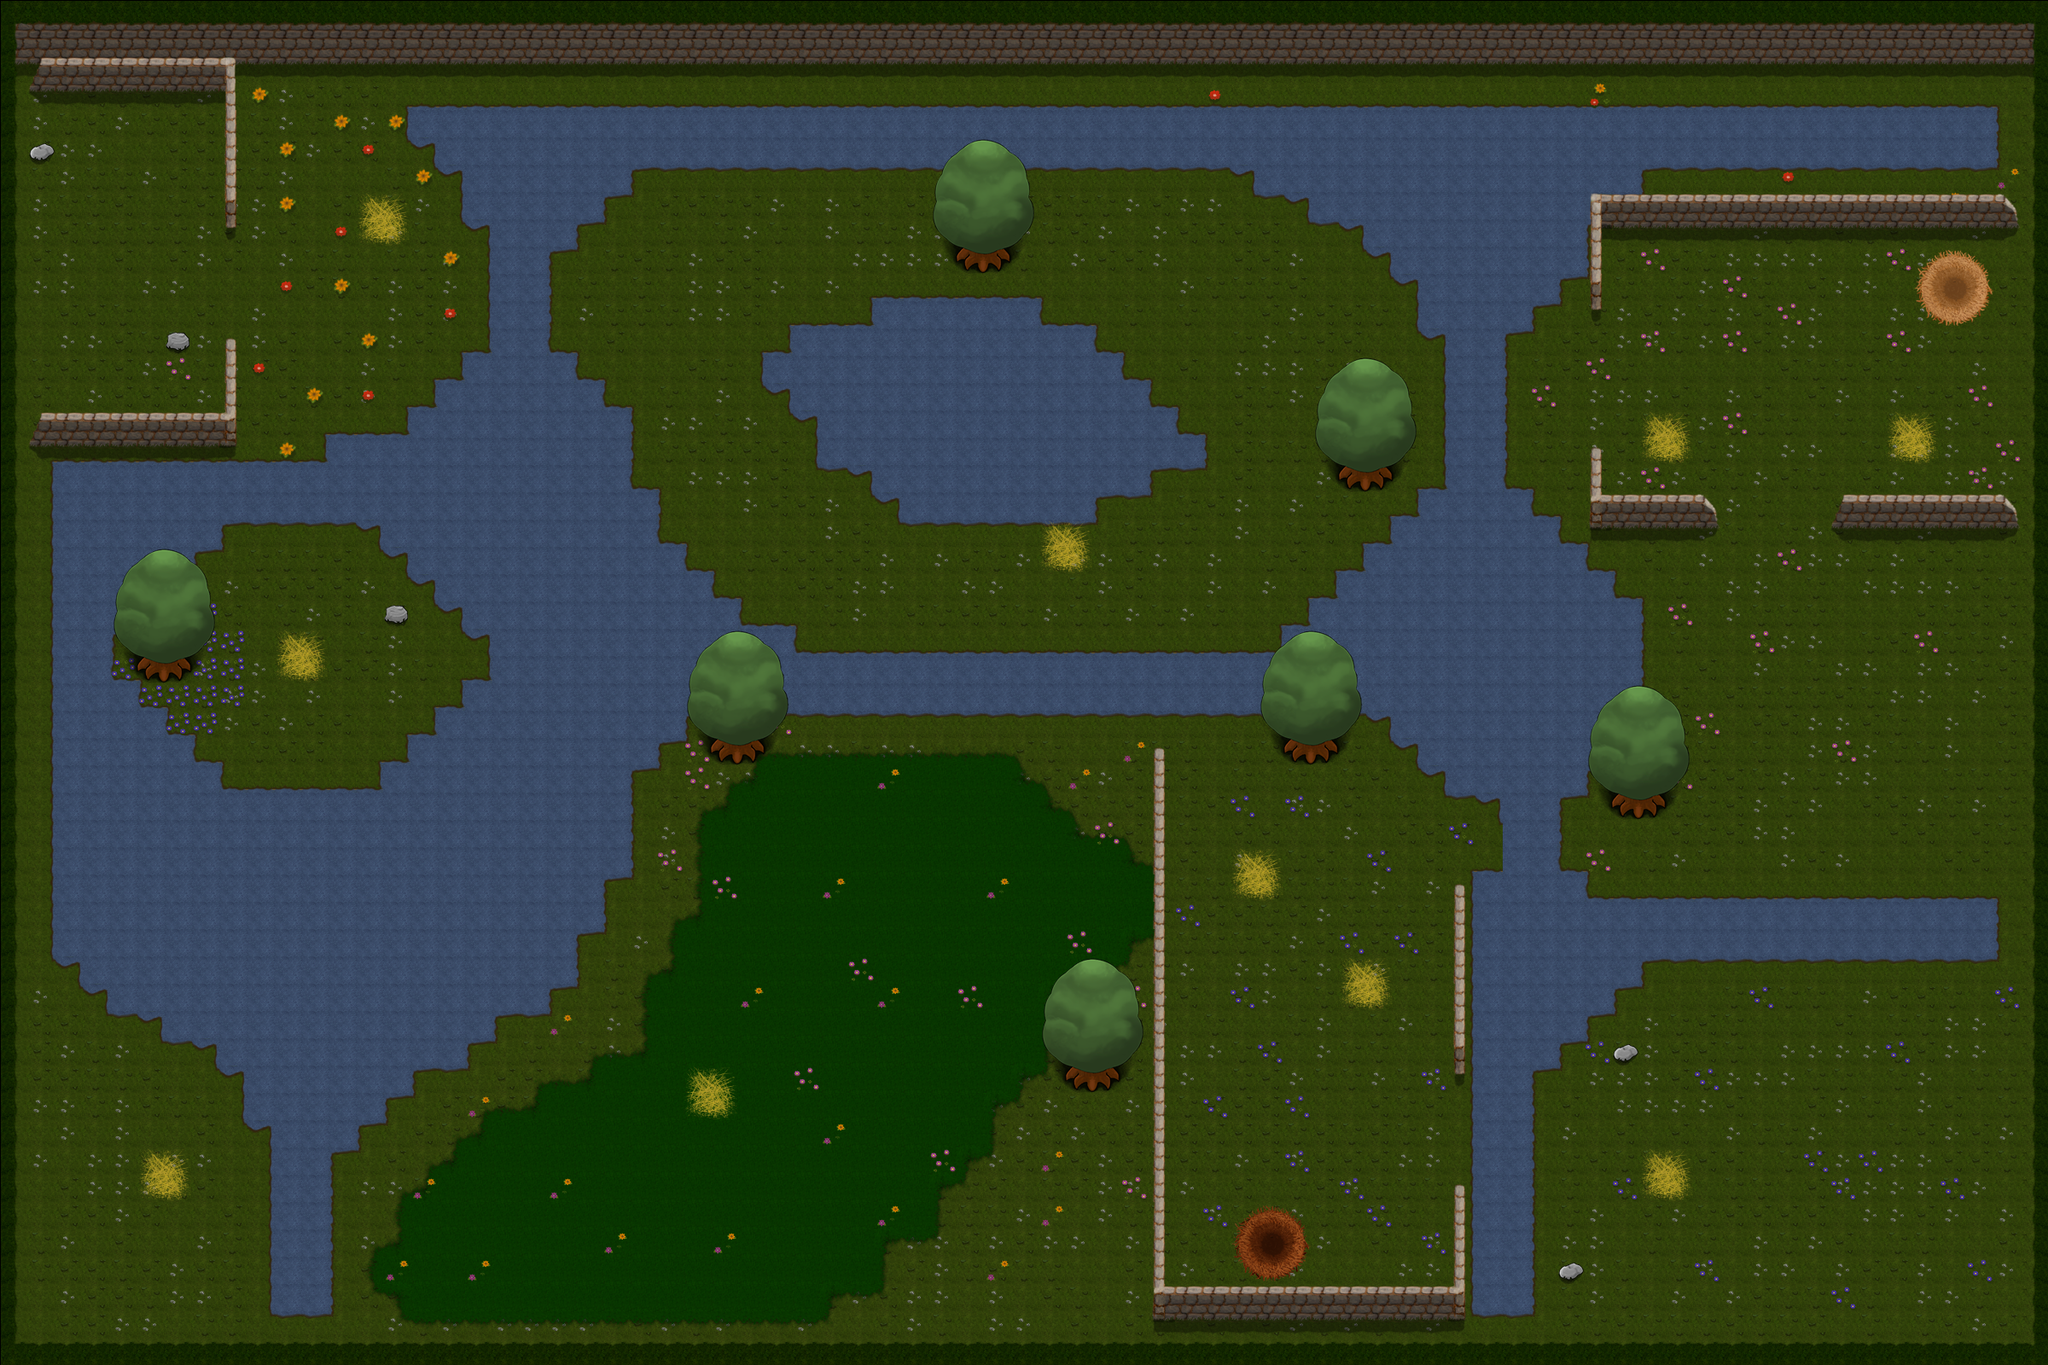

Below is a game level as drawn by its tile map, then a one-line description and the .tmx that defines it (tile-layer data replaced by summaries):
An orthogonal 75x50 tile map with 32x32 px tiles, 5 tile layers (Groundlayer, Zonelayer, Detaillayer, Overlayer, ...), 17 tilesets and 216 objects (95x water, 41x solid, 23x hgrass, startw, startb).

<map version="1.0" orientation="orthogonal" width="75" height="50" tilewidth="32" tileheight="32">
 <tileset firstgid="1" name="egg" tilewidth="32" tileheight="32">
  <tileoffset x="1" y="1" />
  <properties>
   <property name="TYPE" value="egg" />
  </properties>
  <image source="tiles/egg.png" width="32" height="32" />
 </tileset>
 <tileset firstgid="2" name="carrot" tilewidth="32" tileheight="32">
  <tileoffset x="1" y="1" />
  <properties>
   <property name="TYPE" value="carrot" />
  </properties>
  <image source="tiles/carrot.png" width="32" height="32" />
 </tileset>
 <tileset firstgid="3" name="clover" tilewidth="32" tileheight="32">
  <tileoffset x="1" y="1" />
  <properties>
   <property name="TYPE" value="clover" />
  </properties>
  <image source="tiles/clover.png" width="32" height="32" />
 </tileset>
 <tileset firstgid="4" name="spinach" tilewidth="32" tileheight="32">
  <tileoffset x="1" y="1" />
  <properties>
   <property name="TYPE" value="spinach" />
  </properties>
  <image source="tiles/spinach.png" width="32" height="32" />
 </tileset>
 <tileset firstgid="5" name="mine" tilewidth="32" tileheight="32">
  <tileoffset x="1" y="1" />
  <properties>
   <property name="TYPE" value="mine" />
  </properties>
  <image source="tiles/mine.png" width="32" height="32" />
 </tileset>
 <tileset firstgid="6" name="bush" tilewidth="64" tileheight="64">
  <tileoffset x="1" y="1" />
  <properties>
   <property name="TYPE" value="bush" />
  </properties>
  <image source="tiles/bush.png" width="64" height="64" />
 </tileset>
 <tileset firstgid="7" name="straw" tilewidth="64" tileheight="64">
  <tileoffset x="1" y="1" />
  <properties>
   <property name="TYPE" value="hay" />
  </properties>
  <image source="tiles/straw.png" width="64" height="64" />
  <tile id="0">
   <properties>
    <property name="TYPE" value="hay" />
   </properties>
  </tile>
 </tileset>
 <tileset firstgid="8" name="switch" tilewidth="64" tileheight="64">
  <tileoffset x="1" y="1" />
  <image source="tiles/switch.png" width="64" height="64" />
 </tileset>
 <tileset firstgid="9" name="bridge_horizontal_left" tilewidth="32" tileheight="96">
  <tileoffset x="1" y="1" />
  <image source="tiles/bridge_horizontal_left.png" width="32" height="96" />
 </tileset>
 <tileset firstgid="10" name="bridge_horizontal_middle" tilewidth="32" tileheight="96">
  <tileoffset x="1" y="1" />
  <image source="tiles/bridge_horizontal_middle.png" width="32" height="96" />
 </tileset>
 <tileset firstgid="11" name="bridge_horizontal_right" tilewidth="32" tileheight="96">
  <tileoffset x="1" y="1" />
  <image source="tiles/bridge_horizontal_right.png" width="32" height="96" />
 </tileset>
 <tileset firstgid="12" name="bridge_vertical_bottom" tilewidth="96" tileheight="32">
  <tileoffset x="1" y="1" />
  <image source="tiles/bridge_vertical_bottom.png" width="96" height="32" />
 </tileset>
 <tileset firstgid="13" name="bridge_vertical_middle" tilewidth="96" tileheight="32">
  <tileoffset x="1" y="1" />
  <image source="tiles/bridge_vertical_middle.png" width="96" height="32" />
 </tileset>
 <tileset firstgid="14" name="bridge_vertical_top" tilewidth="96" tileheight="32">
  <tileoffset x="1" y="1" />
  <image source="tiles/bridge_vertical_top.png" width="96" height="32" />
 </tileset>
 <tileset firstgid="15" name="dummyWasserHalb" tilewidth="32" tileheight="32">
  <tileoffset x="1" y="1" />
  <properties>
   <property name="animationDuration" value="0.15" />
   <property name="animationFrames" value="5" />
   <property name="animationOffset" value="4" />
  </properties>
  <image source="tiles/dummyWasserHalb.png" width="128" height="32" />
 </tileset>
 <tileset firstgid="19" name="home" tilewidth="32" tileheight="32">
  <tileoffset x="1" y="1" />
  <image source="tiles/home.png" width="192" height="96" />
 </tileset>
 <tileset firstgid="37" name="dummyTilesHalb" tilewidth="32" tileheight="32">
  <tileoffset x="1" y="1" />
  <image source="tiles/dummyTilesHalb.png" width="512" height="512" />
  <terraintypes>
   <terrain name="Gras" tile="-1" />
   <terrain name="Abgrund" tile="-1" />
   <terrain name="Weg" tile="-1" />
   <terrain name="Wasser" tile="-1" />
   <terrain name="Tranzparenz" tile="-1" />
   <terrain name="Hohes Gras" tile="-1" />
   <terrain name="Rand" tile="-1" />
   <terrain name="Wand" tile="-1" />
  </terraintypes>
  <tile id="0" terrain="0,0,0,0" />
  <tile id="1" terrain="0,0,0,0" />
  <tile id="2" terrain="0,0,0,0" />
  <tile id="3" terrain="0,0,0,0" />
  <tile id="16" terrain="0,0,0,2" />
  <tile id="17" terrain="0,0,2,2" />
  <tile id="18" terrain="0,0,2,0" />
  <tile id="21" terrain="4,4,4,5" />
  <tile id="22" terrain="4,4,5,5" />
  <tile id="23" terrain="4,4,5,4" />
  <tile id="32" terrain="0,2,0,2" />
  <tile id="33" terrain="2,2,2,2" />
  <tile id="34" terrain="2,0,2,0" />
  <tile id="35" terrain="0,2,2,2" />
  <tile id="36" terrain="2,0,2,2" />
  <tile id="37" terrain="4,5,4,5" />
  <tile id="38" terrain="5,5,5,5" />
  <tile id="39" terrain="5,4,5,4" />
  <tile id="40" terrain="5,5,5,4" />
  <tile id="41" terrain="5,5,4,5" />
  <tile id="48" terrain="0,2,0,0" />
  <tile id="49" terrain="2,2,0,0" />
  <tile id="50" terrain="2,0,0,0" />
  <tile id="51" terrain="2,2,0,2" />
  <tile id="52" terrain="2,2,2,0" />
  <tile id="53" terrain="4,5,4,4" />
  <tile id="54" terrain="5,5,4,4" />
  <tile id="55" terrain="5,4,4,4" />
  <tile id="56" terrain="5,4,5,5" />
  <tile id="57" terrain="4,5,5,5" />
  <tile id="64" terrain="0,0,0,3" />
  <tile id="65" terrain="0,0,3,3" />
  <tile id="66" terrain="0,0,3,0" />
  <tile id="69" terrain="0,0,0,1" />
  <tile id="70" terrain="0,0,1,1" />
  <tile id="71" terrain="0,0,1,0" />
  <tile id="80" terrain="0,3,0,3" />
  <tile id="81" terrain="3,3,3,3" />
  <tile id="82" terrain="3,0,3,0" />
  <tile id="83" terrain="0,3,3,3" />
  <tile id="84" terrain="3,0,3,3" />
  <tile id="85" terrain="0,1,0,1" />
  <tile id="86" terrain="1,1,1,1" />
  <tile id="87" terrain="1,0,1,0" />
  <tile id="88" terrain="0,1,1,1" />
  <tile id="89" terrain="1,0,1,1" />
  <tile id="96" terrain="0,3,0,0" />
  <tile id="97" terrain="3,3,0,0" />
  <tile id="98" terrain="3,0,0,0" />
  <tile id="99" terrain="3,3,0,3" />
  <tile id="100" terrain="3,3,3,0" />
  <tile id="101" terrain="0,1,0,0" />
  <tile id="102" terrain="1,1,0,0" />
  <tile id="103" terrain="1,0,0,0" />
  <tile id="104" terrain="1,1,0,1" />
  <tile id="105" terrain="1,1,1,0" />
  <tile id="128" terrain="6,6,6,7" />
  <tile id="129" terrain="6,6,7,7" />
  <tile id="130" terrain="6,6,7,6" />
  <tile id="144" terrain="6,7,6,7" />
  <tile id="145" terrain="7,7,7,7" />
  <tile id="146" terrain="7,6,7,6" />
  <tile id="160" terrain="6,7,6,0" />
  <tile id="161" terrain="7,7,0,0" />
  <tile id="162" terrain="7,6,0,6" />
  <tile id="176" terrain="6,0,6,0" />
  <tile id="178" terrain="0,6,0,6" />
  <tile id="192" terrain="6,0,6,6" />
  <tile id="193" terrain="0,0,6,6" />
  <tile id="194" terrain="0,6,6,6" />
  <tile id="255" terrain="4,4,4,4" />
 </tileset>
 <layer name="Groundlayer" width="75" height="50">
  <data>[3750 cells, 3750 non-empty, 31 distinct tile ids]</data>
 </layer>
 <layer name="Zonelayer" width="75" height="50">
  <data>[3750 cells, 3750 non-empty, 32 distinct tile ids]</data>
 </layer>
 <layer name="Detaillayer" width="75" height="50">
  <data>[3750 cells, 299 non-empty, 28 distinct tile ids]</data>
 </layer>
 <objectgroup name="Brueckenebene" width="75" height="50" />
 <objectgroup name="Aktionsebene" width="75" height="50">
  <object gid="1" x="224" y="832" />
  <object gid="1" x="448" y="864" />
  <object gid="1" x="224" y="704" />
  <object gid="1" x="1216" y="1184" />
  <object gid="1" x="1280" y="1536" />
  <object gid="1" x="1248" y="1504" />
  <object gid="1" x="64" y="1536" />
  <object gid="1" x="1824" y="1536" />
  <object gid="1" x="2144" y="1184" />
  <object gid="1" x="960" y="352" />
  <object gid="1" x="1312" y="640" />
  <object gid="1" x="64" y="160" />
  <object gid="1" x="224" y="480" />
  <object gid="1" x="640" y="352" />
  <object gid="1" x="1440" y="896" />
  <object gid="1" x="1824" y="608" />
  <object gid="6" x="256" y="864" />
  <object gid="6" x="256" y="384" />
  <object gid="6" x="1408" y="960" />
  <object gid="6" x="1760" y="544" />
  <object gid="3" x="2112" y="1536" />
  <object gid="2" x="1888" y="1216" />
  <object gid="4" x="1312" y="1184" />
  <object gid="4" x="224" y="768" />
  <object gid="5" x="64" y="1472" />
  <object gid="5" x="1248" y="1440" />
  <object gid="5" x="992" y="256" />
  <object gid="6" x="1888" y="1568" />
  <object gid="6" x="1920" y="1216" />
  <object gid="6" x="1152" y="1536" />
  <object gid="6" x="256" y="1440" />
  <object gid="6" x="256" y="1504" />
  <object gid="5" x="320" y="512" />
  <object gid="6" x="320" y="512" />
  <object gid="3" x="320" y="160" />
  <object gid="6" x="320" y="192" />
  <object gid="6" x="1056" y="672" />
  <object gid="6" x="960" y="736" />
  <object gid="6" x="1248" y="256" />
  <object gid="6" x="1312" y="384" />
  <object gid="6" x="1376" y="288" />
  <object gid="6" x="128" y="480" />
  <object gid="6" x="96" y="224" />
  <object gid="41" x="1280" y="352" />
  <object gid="7" x="418" y="285" />
  <object gid="7" x="320" y="800" />
  <object gid="7" x="160" y="1408" />
  <object gid="7" x="800" y="1312" />
  <object gid="7" x="1920" y="544" />
  <object gid="7" x="2208" y="544" />
  <object gid="7" x="1920" y="1408" />
  <object gid="7" x="1568" y="1184" />
  <object gid="7" x="1440" y="1056" />
 </objectgroup>
 <objectgroup name="Zonenebene" width="75" height="50">
  <object type="solid" x="0" y="0" width="2400" height="96" />
  <object type="solid" x="0" y="96" width="32" height="1504" />
  <object type="solid" x="32" y="1568" width="2336" height="32" />
  <object type="solid" x="2368" y="96" width="32" height="1472" />
  <object type="hgrass" x="896" y="896" width="192" height="544" />
  <object type="hgrass" x="1088" y="896" width="96" height="352" />
  <object type="hgrass" x="1088" y="1248" width="64" height="96" />
  <object type="hgrass" x="1152" y="1248" width="32" height="32" />
  <object type="hgrass" x="1088" y="1344" width="32" height="32" />
  <object type="hgrass" x="1184" y="928" width="32" height="320" />
  <object type="hgrass" x="1216" y="960" width="32" height="192" />
  <object type="hgrass" x="1248" y="992" width="32" height="160" />
  <object type="hgrass" x="1280" y="992" width="32" height="128" />
  <object type="hgrass" x="1312" y="1024" width="32" height="64" />
  <object type="hgrass" x="832" y="960" width="64" height="576" />
  <object type="hgrass" x="896" y="1440" width="128" height="64" />
  <object type="hgrass" x="896" y="1504" width="64" height="32" />
  <object type="hgrass" x="864" y="928" width="32" height="32" />
  <object type="hgrass" x="800" y="1088" width="32" height="448" />
  <object type="hgrass" x="768" y="1152" width="32" height="384" />
  <object type="hgrass" x="512" y="1376" width="256" height="160" />
  <object type="hgrass" x="576" y="1312" width="192" height="64" />
  <object type="hgrass" x="640" y="1280" width="128" height="32" />
  <object type="hgrass" x="704" y="1248" width="64" height="32" />
  <object type="hgrass" x="544" y="1344" width="32" height="32" />
  <object type="hgrass" x="480" y="1408" width="32" height="128" />
  <object type="hgrass" x="448" y="1472" width="32" height="32" />
  <object type="water" x="480" y="128" width="1856" height="32" />
  <object x="1472" y="160" width="864" />
  <object type="water" x="512" y="160" width="1824" height="32" />
  <object type="water" x="1696" y="192" width="64" height="736" />
  <object type="water" x="576" y="192" width="64" height="992" />
  <object type="water" x="64" y="544" width="64" height="576" />
  <object type="water" x="128" y="928" width="448" height="256" />
  <object type="water" x="288" y="1184" width="160" height="128" />
  <object type="water" x="320" y="1312" width="64" height="224" />
  <object type="water" x="640" y="448" width="64" height="640" />
  <object type="water" x="704" y="576" width="64" height="320" />
  <object type="water" x="768" y="704" width="96" height="128" />
  <object type="water" x="864" y="768" width="832" height="64" />
  <object type="water" x="128" y="544" width="448" height="64" />
  <object type="water" x="512" y="448" width="64" height="96" />
  <object type="water" x="512" y="608" width="64" height="96" />
  <object type="water" x="512" y="832" width="64" height="96" />
  <object type="water" x="128" y="832" width="64" height="96" />
  <object type="water" x="128" y="608" width="64" height="96" />
  <object type="water" x="384" y="512" width="128" height="32" />
  <object type="water" x="1600" y="640" width="96" height="128" />
  <object type="water" x="1760" y="640" width="96" height="288" />
  <object type="water" x="1856" y="672" width="32" height="224" />
  <object type="water" x="1888" y="704" width="32" height="160" />
  <object type="water" x="1728" y="1056" width="608" height="64" />
  <object type="water" x="1760" y="192" width="96" height="128" />
  <object type="water" x="1600" y="192" width="96" height="96" />
  <object type="water" x="1664" y="288" width="32" height="96" />
  <object type="water" x="1632" y="288" width="32" height="32" />
  <object type="water" x="1472" y="192" width="128" height="32" />
  <object type="water" x="1536" y="224" width="64" height="32" />
  <object type="water" x="1856" y="192" width="32" height="64" />
  <object type="water" x="1888" y="192" width="32" height="32" />
  <object type="water" x="1760" y="320" width="64" height="32" />
  <object type="water" x="1760" y="352" width="32" height="32" />
  <object type="water" x="1760" y="576" width="32" height="64" />
  <object type="water" x="1792" y="608" width="32" height="32" />
  <object type="water" x="1632" y="608" width="64" height="32" />
  <object type="water" x="1664" y="576" width="32" height="32" />
  <object type="water" x="1504" y="736" width="96" height="32" />
  <object type="water" x="1536" y="704" width="64" height="32" />
  <object type="water" x="1568" y="672" width="32" height="32" />
  <object type="water" x="1632" y="832" width="64" height="32" />
  <object type="water" x="1664" y="864" width="32" height="32" />
  <object type="water" x="1760" y="928" width="64" height="128" />
  <object type="water" x="1824" y="1024" width="32" height="32" />
  <object type="water" x="1728" y="1024" width="32" height="32" />
  <object type="water" x="1728" y="1120" width="64" height="416" />
  <object type="water" x="1792" y="1120" width="64" height="96" />
  <object type="water" x="1856" y="1120" width="32" height="64" />
  <object type="water" x="1888" y="1120" width="32" height="32" />
  <object type="water" x="1792" y="1216" width="32" height="32" />
  <object type="water" x="640" y="192" width="32" height="96" />
  <object type="water" x="672" y="192" width="32" height="64" />
  <object type="water" x="704" y="192" width="32" height="32" />
  <object type="water" x="544" y="192" width="32" height="64" />
  <object type="water" x="544" y="416" width="32" height="32" />
  <object type="water" x="640" y="416" width="32" height="32" />
  <object type="water" x="704" y="480" width="32" height="96" />
  <object type="water" x="480" y="480" width="32" height="32" />
  <object type="water" x="192" y="608" width="64" height="32" />
  <object type="water" x="192" y="640" width="32" height="32" />
  <object type="water" x="480" y="608" width="32" height="64" />
  <object type="water" x="448" y="608" width="32" height="32" />
  <object type="water" x="544" y="800" width="32" height="32" />
  <object type="water" x="544" y="704" width="32" height="32" />
  <object type="water" x="480" y="864" width="32" height="32" />
  <object type="water" x="448" y="896" width="64" height="32" />
  <object type="water" x="192" y="864" width="32" height="64" />
  <object type="water" x="224" y="896" width="32" height="32" />
  <object type="water" x="128" y="704" width="32" height="32" />
  <object type="water" x="128" y="800" width="32" height="32" />
  <object type="water" x="768" y="640" width="32" height="64" />
  <object type="water" x="800" y="672" width="32" height="32" />
  <object x="864" y="736" width="64" height="32" />
  <object type="water" x="704" y="896" width="32" height="128" />
  <object type="water" x="768" y="832" width="32" height="32" />
  <object type="water" x="448" y="1184" width="96" height="64" />
  <object type="water" x="192" y="1184" width="96" height="32" />
  <object type="water" x="384" y="1312" width="32" height="32" />
  <object type="water" x="448" y="1248" width="32" height="32" />
  <object type="water" x="544" y="1184" width="32" height="32" />
  <object type="water" x="640" y="1088" width="32" height="64" />
  <object type="water" x="96" y="1120" width="32" height="32" />
  <object type="water" x="256" y="1216" width="32" height="32" />
  <object type="water" x="1056" y="352" width="160" height="256" />
  <object type="water" x="1216" y="384" width="64" height="224" />
  <object type="water" x="928" y="384" width="128" height="96" />
  <object type="water" x="960" y="480" width="96" height="64" />
  <object type="water" x="1280" y="448" width="64" height="128" />
  <object type="water" x="1344" y="480" width="32" height="64" />
  <object type="water" x="1376" y="512" width="32" height="32" />
  <object type="water" x="1280" y="416" width="32" height="32" />
  <object type="water" x="1024" y="352" width="32" height="32" />
  <object type="water" x="1024" y="544" width="32" height="32" />
  <object type="water" x="896" y="416" width="32" height="32" />
  <object type="solid" x="1888" y="256" width="480" height="32" />
  <object type="solid" x="1856" y="256" width="32" height="128" />
  <object type="solid" x="1856" y="512" width="32" height="128" />
  <object type="solid" x="1888" y="608" width="128" height="32" />
  <object type="solid" x="2144" y="608" width="224" height="32" />
  <object type="startw" x="2144" y="288" width="192" height="192">
   <properties>
    <property name="direction" value="left" />
   </properties>
  </object>
  <object type="startb" x="1376" y="1312" width="192" height="192">
   <properties>
    <property name="direction" value="up" />
   </properties>
  </object>
  <object type="solid" x="32" y="96" width="256" height="32" />
  <object type="solid" x="256" y="96" width="32" height="192" />
  <object type="solid" x="256" y="384" width="32" height="160" />
  <object type="solid" x="32" y="512" width="256" height="32" />
  <object type="water" x="864" y="736" width="64" height="32" />
 </objectgroup>
 <objectgroup name="Renderlayer" width="75" height="50">
  <properties>
   <property name="renderEntities" value="true" />
  </properties>
 </objectgroup>
 <objectgroup name="Spielerebene" width="75" height="50">
  <object type="solid" x="1344" y="864" width="32" height="704" />
  <object type="solid" x="1344" y="1536" width="384" height="32" />
  <object type="solid" x="1696" y="1376" width="32" height="160" />
  <object type="solid" x="1696" y="1024" width="32" height="256" />
  <object type="solid" x="1888" y="256" width="480" height="32" />
  <object type="solid" x="1856" y="256" width="32" height="128" />
  <object type="solid" x="1856" y="512" width="32" height="128" />
  <object type="solid" x="1856" y="608" width="160" height="32" />
  <object type="solid" x="2144" y="608" width="224" height="32" />
  <object type="solid" x="32" y="96" width="256" height="32" />
  </objectgroup>
 <layer name="Overlayer" width="75" height="50">
  <data>[3750 cells, 168 non-empty, 23 distinct tile ids]</data>
 </layer>
 <layer name="Overoverlayer" width="75" height="50">
  <data>[3750 cells, 0 non-empty, 0 distinct tile ids]</data>
 </layer>
</map>
<!-- 18 of 216 objects omitted -->
